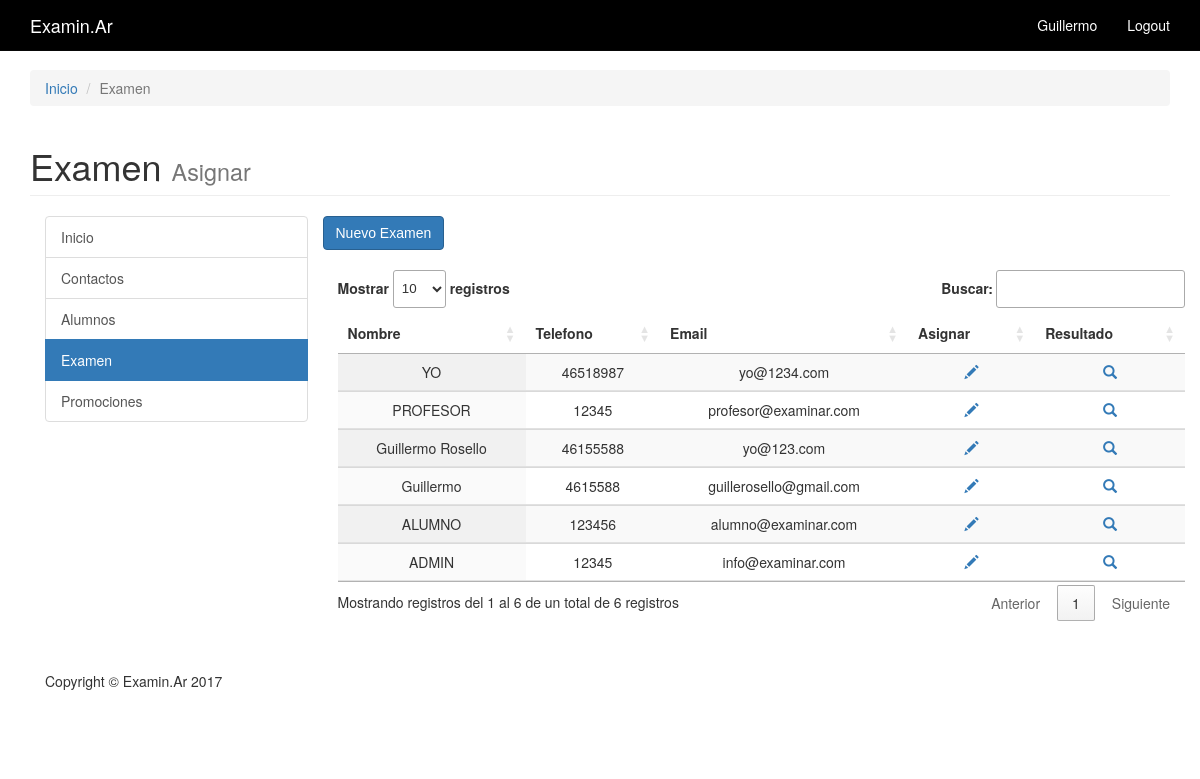
Screenshot of /private/Examenes/examenes.php (signed in) with the database file from the repository.
### tables this page shows
CREATE TABLE `alumnos` (
  `alumno_id` int(11) NOT NULL,
  `nombre` text NOT NULL,
  `telefono` text NOT NULL,
  `email` text NOT NULL,
  `pass` text NOT NULL,
  `permisos` text NOT NULL
);

### private/Functions/query_functions.php (called while the page is built, shortened)
<?php
function alumnos(){
      global $db;
      $sql ='SELECT * FROM alumnos';
      $result= mysqli_query($db, $sql);
      return ($result);
    }
 ?>

### private/Functions/functions.php (called while the page is built, shortened)
<?php
function h($string="") {
  return htmlspecialchars($string);
}
?>

### private/Examenes/examenes.php (the view, shortened to what this page needs)
<?php include(SHARED_PATH.'/private_header.php'); ?>
<?php include(SHARED_PATH.'/private_navigation.php'); ?>
<?php include(SHARED_PATH.'/private_sidebar.php'); ?>
<?php $alumnos = alumnos(); ?>
      <form action="nuevo_examen.php" method="post">
      <input type="submit" value="Nuevo Examen" class="btn btn-primary"><br><br>
          <div class="col-md-9">
            <table class="display" id="mitabla">
			<thead>
              <tr>
                <th>Nombre</th>
                <th>Telefono</th>
                <th>Email</th>
				<th>Asignar</th>
				<th>Resultado</th>
              </tr>
			</thead>
			<tbody>
            <?php while($alumno = mysqli_fetch_assoc($alumnos)){ ?>
              <tr>
                <td><?php echo h($alumno['nombre']); ?></td>
                <td><?php echo h($alumno['telefono']); ?></td>
                <td><?php echo h($alumno['email']); ?></td>
                <td><a href="<?php echo 'editar_alumno.php?id='.$alumno['id_alumnos'];?>" title="Asignar"><span class="glyphicon glyphicon-pencil"></span></a></td>
				<td><a href="<?php echo 'resultados.php?id='.$alumno['id_alumnos'];?>" title="Resultados"><span class="glyphicon glyphicon-search"></span></a></td>
              </tr>
            <?php }; ?>
            </tbody>
		  </table>
          </div>
      </div>
<?php include(SHARED_PATH.'/private_footer.php'); ?>

### private/css/modern-business.css (style rules this page uses)
html, body { height: 100%; }
body { padding-top: 50px; }

### rows the page displays
alumnos: nombre "Guillermo", telefono "4615588", email "guillerosello@gmail.com"
alumnos: nombre "YO", telefono "46518987", email "yo@1234.com"
alumnos: nombre "Guillermo Rosello", telefono "46155588", email "yo@123.com"
alumnos: nombre "ADMIN", telefono "12345", email "info@examinar.com"
alumnos: nombre "PROFESOR", telefono "12345", email "profesor@examinar.com"
alumnos: nombre "ALUMNO", telefono "123456", email "alumno@examinar.com"

### other values shown
$_SESSION['nombre'] "Guillermo"
$page_title "Examen"
$page_subtitle "Asignar"
